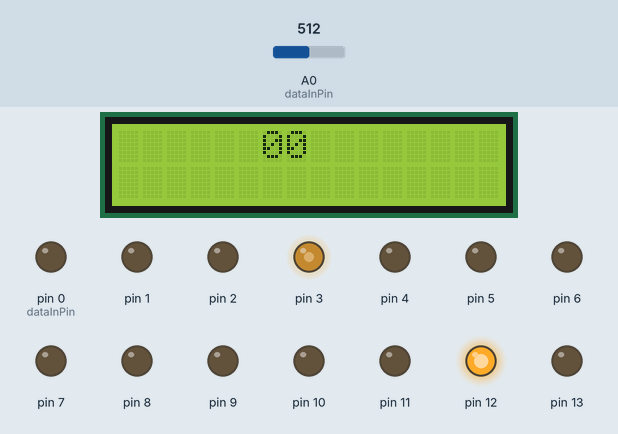
This sketch was run on a simulated Arduino Uno, built with avr-gcc and run on an emulated ATmega328P. Shown: 16×2 character LCD, output pins drawn as LEDs (lit = HIGH). Dashed ring = blinking. Inputs (shaded band) come from the test bench; at power-on: A0 (dataInPin) = 512.

Above: at 1.5 s.
At 2.3 s:
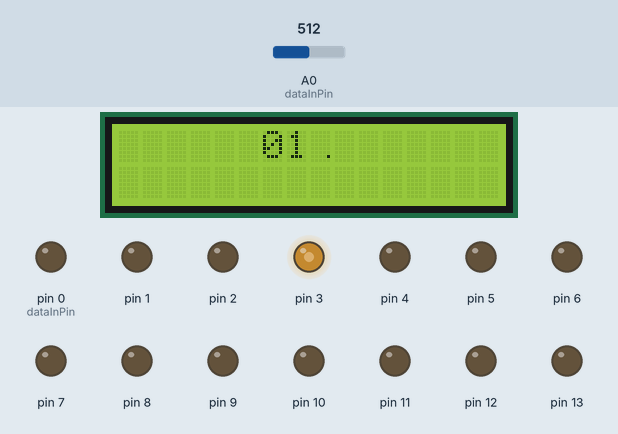
2.4 s: A0 (dataInPin) set to 497
At 3.0 s:
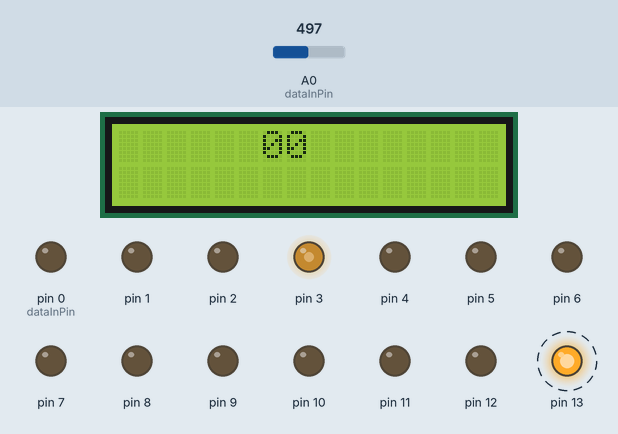
At 4.3 s:
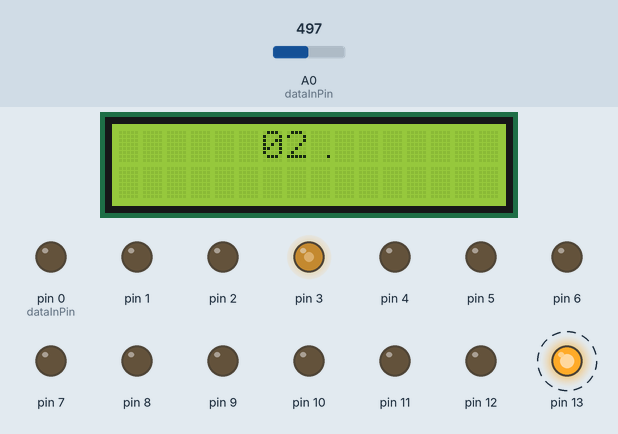
Timing chart, 0 to 11.4 s (numbered marks = the images above; inputs shaded):
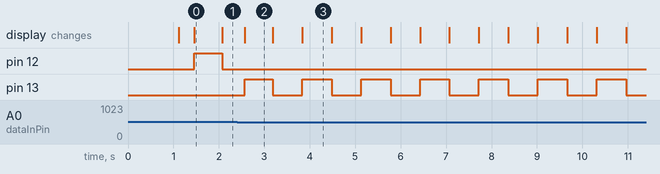

The sketch:

horloge_ALS162-v0.9.ino
```cpp
/*
 * ALS162 - Allouis (France) time broadcasted radio station decoder

  _________________________________________________________________
  |                                                               |
  |       author : Philippe de Craene <dcphilippe@yahoo.fr        |
  |       Free of use - Any feedback is welcome                   |
  _________________________________________________________________

  for ALS162 detail information: https://en.wikipedia.org/wiki/ALS162_time_signal

 *
 *
 * The phase modulation pattern.
 * -----------------------------
 *
 * One signal element consists of the following : the phase of the carrier
 * is advanced linearly up to +1 radian in 0.025 second, then retarded
 * linearly up to -1 rad in 0.050 second, then advanced again to reach zero
 * after another 0.025 second. One signal element is always sent at each
 * second between 0 and 58. The epoch is when the down ramp crosses zero.
 * If a '1' bit is to be stransmitted, two signal elements are sent in
 * sequence. Since the phase is the integral of the frequency, to this
 * triangular phase modulation corresponds a square frequency modulation
 * with an amplitude of about + and - 6Hz.
 *
 *                 binary '0'                      binary '1'
 *
 *
 *                 / \                       / \         / \
 *  phase     ___ /   \       ___       ___ /   \       /   \       ___
 *                      \   /                     \   /       \   /
 *                       \ /                       \ /         \ /
 *
 *   (0.025 s    |  |  |  |  |             |  |  |  |  |  |  |  |  |
 *    ticks)           |                         |
 *                   epoch                     epoch
 *
 *                __       __               __       _____       __
 *               |  |     |  |             |  |     |     |     |  |
 * frequency  ___|  |     |  |___       ___|  |     |     |     |  |___
 *                  |     |                   |     |     |     |
 *                  |_____|                   |_____|     |_____|
 *
 * Both the average phase and the average frequency deviation are thus
 * zero. More data is sent by phase modulation during the rest of each
 * second. But the second marker (and data bit) is always preceded by 0.1
 * second without modulation. There is no marker at the beginning of the
 * 59th second, nor any data sent during the entire duration of that
 * second.
 *

Materials:
 - 162kHz radio receiver
 - CD4046 PLL
 - ATmega328p with a 10368.000kHz Crystal Oscillator
 - LCD1602 with I2C

Compiled with Arduino IDE v1.8.16

 *
 *                               ATmega328p
 *
 *                    (RESET) PC6  1    28 PC5 (ADC5/SCL) = lcd1602 SCL
 *                      (RXD) PD0  2    27 PC4 (ADC4/SDA) = lcd1602 SDA
 *                      (TXD) PD1  3    26 PC3 (ADC3)
 *                     (INT0) PD2  4    25 PC2 (ADC2)
 *    freqOutPin = 11  (OC2B) PD3  5    24 PC1 (ADC1)
 *                   (XCK/T0) PD4  6    23 PC0 (ADC0)  A0 = dataInPin
 *                            VCC  7    22 AGND
 *                            GND  8    21 AREF
 *     XTAL1    (XTAL1/TOSC1) PB6  9    20 AVCC
 *     XTAL2    (XTAL2/TOSC2) PB7 10    19 PB5         13 = blink led
 *                       (T1) PD5 11    18 PB4         12 = blink led
 *                     (AIN0) PD6 12    17 PB3 (OC2A)
 *                     (AIN1) PD7 13    16 PB2         10 = activity led
 *  SecondSynchro = 8  (ICP1) PB0 14    15 PB1 (OC1A)   9 = MilliSynchro


Code versions
-------------

V0.9       11 Aug 2023     first full working version


 */


// parameters
#define VERSION         0.90     // code version
//#define DEBUG              1     // debug mode only

#define freqOut      162000L     // 162Khz clock generated for radio demodulation
#define freqCPU    10368000L     // note F_CPU still defined as 16000000 by Arduino IDE
#define offset             6     // serial data read offset: define sensibility

// pin definition
#define dataInPin          0     // analog read the instantaneous voltage of serial time data activity

// libraries call
#include <Wire.h>                // i2c communication
#include <LiquidCrystal_I2C.h>   // https://github.com/fdebrabander/Arduino-LiquidCrystal-I2C-library
LiquidCrystal_I2C lcd(0x27, 16, 2);

// variables
int dataIn = 512, memo_dataIn = 512;
unsigned int counter10ms = 0;         // 10ms counter during one minute
unsigned int counter100ms = 0;        // 100ms counter during one second
unsigned int noActivityCounter = 1;   // no activity 10ms counter to find the 59th second synchro
unsigned int secondsCounter = 0;      // simple counter for seconds
bool activity = true;                 // flag to detect the 59th second
bool memo_timeBit, timeBit = false;   // binary data
volatile bool synchro = false;        // 59th second detected
volatile bool bitHigh = LOW;          // flag HIGH data during the 2nd 100ms of each second
volatile bool displayEnable = false;  // flag to enable update display
bool blinkLed = false;                // blinking led
bool runOnce = true;
byte minuteU = 0, minuteD = 0, hourU = 0, hourD = 0;
byte wday = 0, dayU = 0, dayD = 0, monthU = 0, monthD = 0, yearU = 0, yearD = 0;
String weekDay[] = { "Lun", "Mar", "Mer", "Jeu", "Ven", "Sam", "Dim" };
String months[] = { "Janv", "Fevr", "Mars", "Avri", "Mai ", "Juin",
                    "Juil", "Aout", "Sept", "Octo", "Nove", "Dece" };
bool holiday = false, summer = false;
bool parity1 = true, parity2 = true, parity3 = true;
byte bitHighCounter = 0;
bool testFullMinute = 0;
bool displayReady = false;

// special characters for LCD
uint8_t low[8]  = {0x0, 0x0, 0x0, 0x0, 0x0, 0x0, 0x1};   // single dot bottom right
uint8_t high[8]  = {0x1, 0x0, 0x0, 0x0, 0x0, 0x0, 0x0};  // single dot top right


#ifdef DEBUG
 volatile unsigned int memo_counter10ms = 0;
 volatile unsigned int memo_secondsCounter = 0;
 volatile unsigned int minutesCounter = 0;
#endif

// port access definition
#ifndef cbi
#define cbi(sfr, bit) (_SFR_BYTE(sfr) &= ~_BV(bit))
#endif
#ifndef sbi
#define sbi(sfr, bit) (_SFR_BYTE(sfr) |= _BV(bit))
#endif


//
// setup
//____________________________________________________________________________________________

void setup() {

  DDRB = 0xFF;    // set all portB as output = PB0 to PB5, I/O 8 to 13, pins 14 to 19
  DDRD = 0xFF;    // set all portD as output = PD0 to PD5

// Set the timers
//---------------------------------------------------------------------

  noInterrupts();

// set timer 1 to interrupt every 10ms (100Hz) used for ADC sampling rate
// Clear Timer on Compare Match (CTC) Mode
// precaler setting : freqCPU/8, N = 8
  TCCR1A = 0;
  TCCR1B = 0;
  TCCR1B = bit(WGM12) | bit(CS11);
  OCR1A  = ( freqCPU / 8L / 100L ) - 1;
  TIMSK1 = bit(OCIE1A);

// set timer 2 to get 162kHz clock on output 3
// from exemplers: http://www.gammon.com.au/timers
  TCCR2A = 0;
  TCCR2B = 0;
  TCCR2A = bit(WGM20) | bit(WGM21) | bit(COM2B1);  // fast PWM, clear OC2A on compare
  TCCR2B = bit(WGM22) | bit(CS20);                 // fast PWM, no prescaler
  OCR2A = (freqCPU / freqOut) - 1;          // set the output signal frequency
  OCR2B = ((OCR2A + 1) / 2) - 1;            // 50% duty cycle

  interrupts();

// change the ADC prescaler to 16 instead of 128 by default : 16x faster
// from examples: https://zestedesavoir.com/billets/2068/arduino-accelerer-analogread/
  sbi(ADCSRA, ADPS2);
  cbi(ADCSRA, ADPS1);
  cbi(ADCSRA, ADPS0);

// start the LCD display
  Wire.begin();
  Wire.setClock(400000);        // Change clock speed from 100k(default) to 400kHz
  lcd.begin();
  lcd.clear();
  lcd.createChar(0, low);       // special character declaration
  lcd.createChar(1, high);
  lcd.setCursor(0, 0);
  lcd.print("horloge ALS162");
  lcd.setCursor(0, 1);
  lcd.print("version v");
  lcd.print(VERSION);
  delay(1000);
  lcd.clear();
}

//
// loop
//____________________________________________________________________________________________

void loop() {

// once per second: display sequence
  if( displayEnable ) {
    if( runOnce ) {
      runOnce = false;
      #ifdef DEBUG
       SecondSynchro(HIGH);              // make a debug signal each second I/O 8 pin 14
       lcd.setCursor(0, 0);
       lcd.print("                ");    // very much faster than lcd.clear()
       lcd.setCursor(0, 0);
       lcd.print(secondsCounter);
       lcd.setCursor(4, 0);
       lcd.print(bitHigh);
       lcd.setCursor(10, 0);
       lcd.print(memo_secondsCounter);
       lcd.setCursor(0, 1);
       lcd.print("                ");
       lcd.setCursor(0, 1);
       lcd.print(minutesCounter);
       lcd.setCursor(10, 1);
       lcd.print(memo_counter10ms);
      #else
       lcd.setCursor(6, 0);
       if( secondsCounter < 10 ) lcd.print("0");
       lcd.print(secondsCounter);
       lcd.setCursor(8, 0);
       if(bitHigh) lcd.write(1);
       else        lcd.write(0);
       switch( secondsCounter ) {
        case  0:
          if(displayReady) {
            lcd.setCursor(0, 0);
            if(parity2) { lcd.print(hourD); lcd.print(hourU); }
            else          lcd.print("--");
            lcd.print(":");
            if(parity1) { lcd.print(minuteD); lcd.print(minuteU); }
            else          lcd.print("--");
            lcd.print(":");
            lcd.setCursor(9, 0);
            if( summer )  lcd.print(" ete   ");
            else          lcd.print(" hiver ");
            lcd.setCursor(13, 0);
            if( holiday ) lcd.print("/fe");
            lcd.setCursor(0, 1);
            lcd.print("                ");
            lcd.setCursor(0, 1);
            if(parity3) {
              if( --wday >= 0 ) lcd.print(weekDay[wday]); lcd.print(" ");
              lcd.print((dayD *10) + dayU); lcd.print(" ");
              int monthN = (monthD *10) + monthU;
              if( --monthN >= 0 ) lcd.print(months[monthN]); lcd.print(" ");
              lcd.print((yearD *10) + yearU + 2000);
              if( dayD == 0 ) lcd.print(" ");  // to insure to cover the 16 characters of the line
            }
          }
          else {
            lcd.setCursor(0, 0);
            lcd.print("      00        ");
            lcd.print(secondsCounter);
            lcd.setCursor(0, 1);
            lcd.print("                ");
          }
          minuteU = 0; minuteD = 0; hourU = 0; hourD = 0;
          wday = 0; dayU = 0; dayD = 0; monthU = 0; monthD = 0; yearU = 0; yearD = 0;
          parity1 = true; parity2 = true; parity3 = true;
          bitHighCounter = 0;
          break;
        case  1:
          if( synchro ) testFullMinute = true;
          else          testFullMinute = false;
          break;
        case 14:
          holiday = bitHigh;
          break;
        case 17:
          summer = bitHigh;
          break;
        case 21:
        case 22:
        case 23:
        case 24:
          minuteU = minuteU | bitHigh << ( secondsCounter - 21 );
          if( bitHigh ) bitHighCounter++;
          break;
        case 25:
        case 26:
        case 27:
          minuteD = minuteD | bitHigh << ( secondsCounter - 25 );
          if( bitHigh ) bitHighCounter++;
          break;
        case 28:
          if((bitHighCounter %2) != bitHigh ) parity1 = false;
          bitHighCounter = 0;
          break;
        case 29:
        case 30:
        case 31:
        case 32:
          hourU = hourU | bitHigh << ( secondsCounter - 29 );
          if( bitHigh ) bitHighCounter++;
          break;
        case 33:
        case 34:
          hourD = hourD | bitHigh << ( secondsCounter - 33 );
          if( bitHigh ) bitHighCounter++;
          break;
        case 35:
          if((bitHighCounter %2) != bitHigh ) parity2 = false;
          bitHighCounter = 0;
          break;
        case 36:
        case 37:
        case 38:
        case 39:
          dayU = dayU | bitHigh << ( secondsCounter - 36 );
          if( bitHigh ) bitHighCounter++;
          break;
        case 40:
        case 41:
          dayD = dayD | bitHigh << ( secondsCounter - 40 );
          if( bitHigh ) bitHighCounter++;
          break;
        case 42:
        case 43:
        case 44:
          wday = wday | bitHigh << ( secondsCounter - 42 );
          if( bitHigh ) bitHighCounter++;
          break;
        case 45:
        case 46:
        case 47:
        case 48:
          monthU = monthU | bitHigh << ( secondsCounter - 45 );
          if( bitHigh ) bitHighCounter++;
          break;
        case 49:
          monthD = bitHigh;
          if( bitHigh ) bitHighCounter++;
          break;
        case 50:
        case 51:
        case 52:
        case 53:
          yearU = yearU | bitHigh << ( secondsCounter - 50 );
          if( bitHigh ) bitHighCounter++;
          break;
        case 54:
        case 55:
        case 56:
        case 57:
          yearD = yearD | bitHigh << ( secondsCounter - 54 );
          if( bitHigh ) bitHighCounter++;
          break;
        case 58:
          if(( bitHighCounter %2) != bitHigh) parity3 = false;
          break;
        case 59:
          synchro = false;
          if( testFullMinute ) displayReady = true;
          else                 displayReady = false;
          break;
       }  // end of switch
      #endif

      secondsCounter++;
      blinkLed = !blinkLed;
      BlinkingLed( blinkLed, synchro );
    }    // end test runOnce
  }      // end test displayEnable

  else  {
    runOnce = true;
    #ifdef DEBUG
     SecondSynchro(LOW);
    #endif
  }
}        // end of loop

//============================================================================================
// list of functions
//============================================================================================

//
// Interrupt function run every 10ms
//____________________________________________________________________________________________

ISR(TIMER1_COMPA_vect) {

// set times counters
  counter10ms ++;                          // count from 0 to ~6040 during 1 minute
  counter100ms = (counter10ms / 10) % 10;  // count from 0 to 9 for each second

// check demodulated radio signal
  memo_timeBit = timeBit;
  memo_dataIn = dataIn;
  dataIn = analogRead( dataInPin );
  if(dataIn < memo_dataIn - offset) {
    timeBit = HIGH;
    noActivityCounter = 0;
  }
  else {
    timeBit = LOW;
    noActivityCounter++;
  }

// translate signal to bits
  if( counter100ms == 0 ) {
    if( timeBit ) {
      ActivityLed(HIGH);
    }
    else ActivityLed(LOW);
  }
  else if( counter100ms == 1 ) {
    if( timeBit ) {
      ActivityLed(HIGH);
      if( !memo_timeBit ) bitHigh = HIGH;  // only here there is the interesting data
    }
    else ActivityLed(LOW);
  }

// update display enable moment
  else if( counter100ms == 2 ) displayEnable = true;
  else {
    bitHigh = LOW;
    displayEnable = false;
  }

// detect a full second with no activity = 59th second to start teh synchro
  if( noActivityCounter > 99 ) activity = false;
  if( !activity && (noActivityCounter == 0)) {
    activity = true;
    synchro = true;
    #ifdef DEBUG
     memo_counter10ms = counter10ms;
     memo_secondsCounter = secondsCounter;
     minutesCounter++;
    #endif
    counter10ms = 0;
    secondsCounter = 0;
  }    // end of test !activity

// make a debug signal each 10ms I/O 9 pin 15
  #ifdef DEBUG
   static bool half = false;
   half = !half;
   if( half ) MilliSynchro(HIGH);
   else       MilliSynchro(LOW);
  #endif
}

//
// ActivityLed() = function to drive activity led
//____________________________________________________________________________________________

void ActivityLed( bool s ) {
  if( s ) PORTB |= B000100;    // output 10 to HIGH
  else    PORTB &= B111011;    // output 10 to LOW
}

//
// SecondSynchro() = gives second syncho for debugging
//____________________________________________________________________________________________

void SecondSynchro( bool s ) {
  if( s ) PORTB |= B000001;    // output 8 to HIGH
  else    PORTB &= B111110;    // output 8 to LOW
}

//
// MilliSynchro() = gives synchro every 20ms
//____________________________________________________________________________________________

void MilliSynchro( bool s ) {
  if( s ) PORTB |= B000010;    // output 9 to HIGH
  else    PORTB &= B111101;    // output 9 to LOW
}

//
// BlinkingLed() = function to drive blinking led
//____________________________________________________________________________________________

void BlinkingLed( bool s, bool c ) {
  if( !s ) {
    PORTB &= B011111;      // output 13 to LOW
    PORTB &= B101111;      // output 12 to LOW
  }
  else {
    if( c ) {
      PORTB |= B100000;    // output 13 to HIGH
      PORTB &= B101111;    // output 12 to LOW
    }
    else {
      PORTB |= B010000;    // output 12 to HIGH
      PORTB &= B011111;    // output 13 to LOW
    }
  }
}
```

Measured:
- the behaviour switches between 506 and 505 on A0 (dataInPin) (found by bisection; images 1 and 2)
- after the input at 2.4 s, pin 12: stops changing and stays LOW; pin 13: alternates HIGH for 0.65 s and LOW for 0.65 s, starting after 0.17 s; the display: changes after 0.17 s (image 2)
- what the display in image 0 shows lasts 0.6 s, from 1.5 s to 2.1 s
